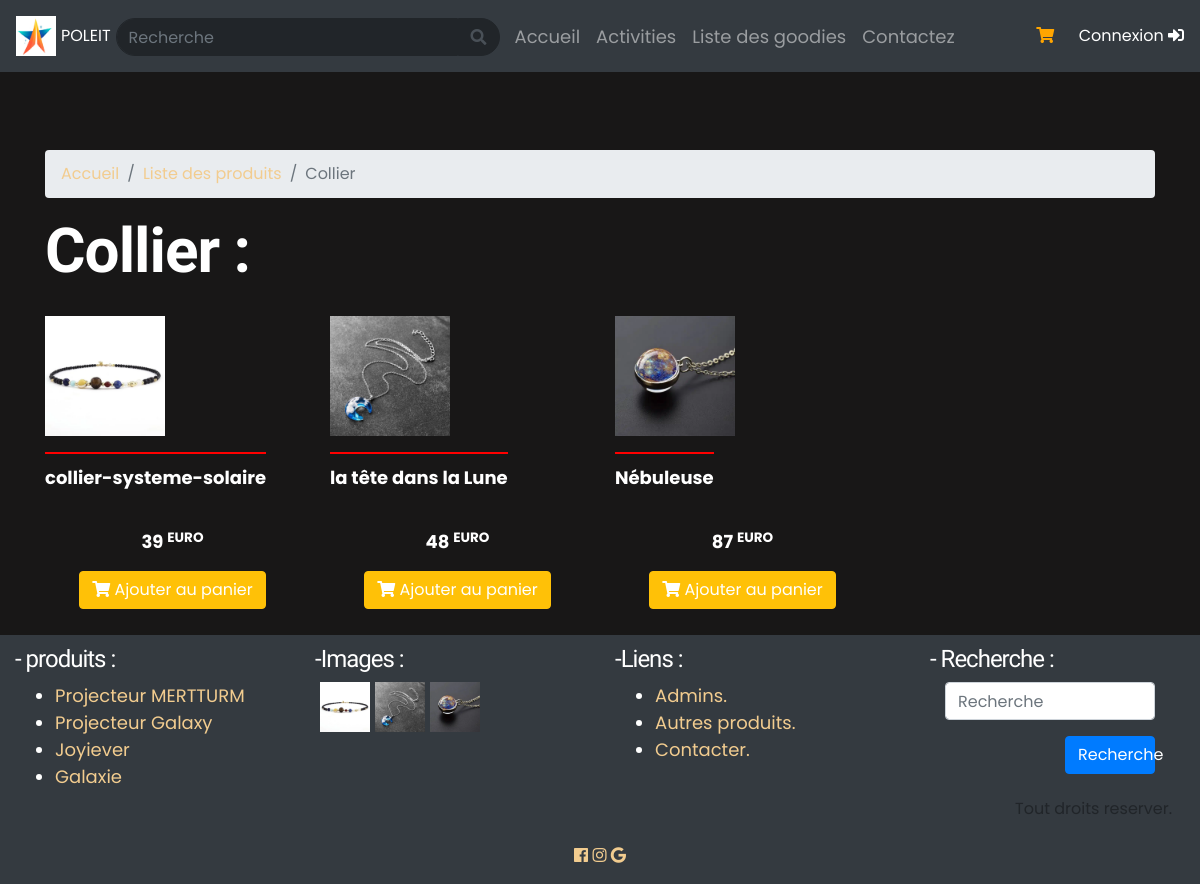
The page /Espace_membre/controleur/cat_controleur.php?cat=Collier on the database its author committed.
### tables this page shows
CREATE TABLE IF NOT EXISTS `produits` (
  `id` int NOT NULL AUTO_INCREMENT,
  `titre` varchar(255) NOT NULL,
  `p_ach` int NOT NULL,
  `dispo` varchar(11) NOT NULL,
  `stock` int NOT NULL,
  `cat` varchar(255) NOT NULL,
  `nb_v` int NOT NULL,
  `disc` text NOT NULL,
  `promo` int NOT NULL,
  `image` varchar(255) NOT NULL,
  PRIMARY KEY (`id`)
);

### Espace_membre/controleur/cat_controleur.php (called while the page is built, shortened)
<?php
    include('../../autre/bdd.php');
    include('../modele/accueil_modele.php');
    if(isset($_GET['cat'])){
        $nb =(int) ((nb_catproduit($_GET['cat'])/12));
        if(isset($_GET['page'])){
            $nP = $_GET['page'];
            if($nP<0){
                $nP = 0;
            }
            if($nP>$nb){
                $nP = $nb;
            }
            $page=$nP*12;
        }else{
            $page=0;
        }
        $produits=get_produits_cond($page,12,"cat",$_GET['cat']);
    }else{
        header('Location: listeProduit_controleur.php');
    }
    include('../vue/cat_vue.php');
?>

### Espace_membre/modele/accueil_modele.php (called while the page is built, shortened)
<?php
    function get_produits($d,$f){
        global $bdd;
        $rep = $bdd->query('SELECT * FROM produits ORDER BY id DESC LIMIT '.$d.','.$f);
        return $rep;
    }
    function get_produits_cond($d,$f,$cond,$val){
		global $bdd;
		$d= (int) $d;
		$rep = $bdd->query ('SELECT * FROM produits WHERE '.$cond.'="'.$val.'" ORDER BY titre LIMIT '.$d.','.$f);
		return $rep;
	}
?>

### Espace_membre/vue/cat_vue.php (the view, shortened to what this page needs)
<html>
<head>
    <link rel="stylesheet" href="../../css/bootstrap/dist/css/bootstrap.min.css" />
    <link rel="stylesheet" href="../../css/bootstrap/icone/css/all.css">
    <link href="../../css/style.css" rel="stylesheet" />
</head>
<body>
    <?php include("../autre/menu.php"); ?>
    <section class="container" id="princi">
        <article>
            <nav aria-label="breadcrumb">
                <ol class="breadcrumb">
                    <li class="breadcrumb-item"><a href="accueil_controleur.php">Accueil</a></li>
                    <li class="breadcrumb-item"><a href="listeProduit_controleur.php">Liste des produits</a></li>
                    <li class="breadcrumb-item active" aria-current="page"><?php echo $_GET['cat']; ?></li>
                </ol>
            </nav>
        </article>
        <article>
            <h1 style="color:white;"><?php echo $_GET['cat']; ?> :</h1>
            <div class="row">
                <?php
                    while($produit=$produits->fetch()){
                ?>
                <div class="col-sm-3" id="produits" style="margin-top:20px;">
                    <p id="img_Produit"><a href="Produit_controleur.php?produit=<?php echo $produit['id']; ?>"><img src="../../images/produits/<?php echo $produit['image']; ?>" width=120 /></a></p>
                    <a href="Produit_controleur.php?produit=<?php echo $produit['id']; ?>">
                        <p id="img_text" style="color:white;"><?php echo $produit['titre']; ?><br></p>
                    </a>
                    <p style="text-align:center; font-wight:bold;color:white;">
                        <strong>
                            <?php if($produit['promo']==0){ ?>
                            <?php echo $produit['p_ach']; ?> <sup>EURO</sup>
                            <?php }
                            ?>
                            <br>
                        </strong>
                    </p>
                    <p style="text-align:center;color:white;"><a class="btn btn-warning" href="panier_controleur.php?add=<?php echo $produit['id']; ?>" style="color:white"><i class="fas fa-shopping-cart"></i> Ajouter au panier</a>
                </div>
                <?php } ?>
            </div>
        </article>
    </section>
    <?php include('../autre/footer.php'); ?>
</body>
</html>

### Espace_membre/autre/menu.php (shortened to what this page needs)
<nav class="navbar navbar-expand-lg navbar-dark bg-dark fixed-top">
<img src="../../images/logo/logo.jpeg" width="40" height="40" class="d-inline-block align-top" alt="">
<span style="margin-left:5px; font: size 15px; color :white" > POLEIT</span>
        <link href="../css/bootstrap-icons.css" rel="stylesheet">
        <link href="../css/tooplate-kool-form-pack.css" rel="stylesheet">
        <br />
    <form class="form-inline my-2 my-lg-0" style="padding-top:10px;" method="get" action="recherche_controleur.php">
        <div class="input-group mb-2 mr-sm-2">
            <input type="search" class="form-control" placeholder="Recherche" id="recherche" name="rech">
            <div class="input-group-prepend">
                <button type="submit" class="input-group-text" id="logosearch"><i class="fas fa-search"></i></button>
            </div>
        </div>
    </form>
    <div class="collapse navbar-collapse" id="navbarSupportedContent">
        <ul class="navbar-nav mr-auto">
        <li class="nav-item ">
                <a class="nav-link" href="goodies_controller.php">Accueil </a>
            </li>
        <li class="nav-item ">
                <a class="nav-link" href="accueil_c.php">Activities </a>
            </li>
            <li class="nav-item">
                <a class="nav-link" href="listeProduit_controleur.php">Liste des goodies </a>
            </li>
            <li class="nav-item">
                <a class="nav-link" href="contactez_controleur.php">Contactez</a>
            </li>
        </ul>
        <div class="float-left">
            <a style="color:orange; margin-right:20px; text-align:center; text-decoration: none;" href="panier_controleur.php">
                <i class="fas fa-shopping-cart"></i>
            </a>
            <?php
                if(isset($_SESSION['id']) and isset($_SESSION['mail']) and isset($_SESSION['pass']) and !empty(verif2($_SESSION['id'],$_SESSION['mail'],$_SESSION['pass']))){
            ?>
            <a style="color:#fff;" href="profile_controleur.php">
                <i class="fas fa-user-circle" style="font-size:20px;"></i>
            </a>
            <?php } else{ ?>
            <a style="color:#fff;" href="connexion_controleur.php">Connexion <span class="fas fa-sign-in-alt"></span></a>
            <?php } ?>
        </div>
    </div>
</nav>

### Espace_membre/autre/footer.php (shortened to what this page needs)
<footer class="container-fluid" style="color:white; margin-bottom: 0px; margin-top: 10px; padding-top: 10px; background-color:#343a40;">
    <div class="row">
        <div class="col-sm-3">
            <h4>- produits :</h4>
            <?php
			$rep=get_produits(3,4);
            echo '<ul>';
			while($donnees=$rep->fetch()){
                echo '<li><a href="Produit_controleur.php?produit='.$donnees['id'].'">'.$donnees['titre'].'</a>';
            }
            echo '</ul>';
		?>
        </div>
        <div class="col-sm-3">
            <h4>-Images :</h4>
            <?php
		$rep=get_produits(0,3);
		while($donnees=$rep->fetch()){
			echo '<a href="../../images/produits/'.$donnees['image'].'"><img src="../../images/produits/'.$donnees['image'].'" width=50 Style="margin-left:5px;"/></a>';
		}
						 ?>
        </div>
        <div class="col-sm-3">
            <h4>-Liens :</h4>
            <ul>
                <li><a href='../../Espace_admin/controleur/connexion_controleur.php'>Admins.</a></li>
                <li><a href='listeProduit_controleur.php'>Autres produits.</a></li>
                <li><a href='contactez_controleur.php'>Contacter.</a></li>
            </ul>
        </div>
        <div class="col-sm-3">
            <form class="form-horizontal col-lg-12" method="get" action="Recherche_controleur.php">
                <h4>- Recherche :</h4>
                <div class="form-group">
                    <div class="col-lg-12">
                        <div class="form-group">
                            <input id="rech" name="rech" class="form-control" placeholder="Recherche" type='search'>
                        </div>
                    </div>
                    <div class="form-group">
                        <div class="col-lg-6 offset-lg-6">
                            <button id="connexion " name="connexion " class="btn btn-primary btn-block"><span class="glyphicon glyphicon-search"></span> Recherche </button>
                        </div>
                    </div>
                </div>
            </form>
            <p class="btn float-right">Tout droits reserver.</p>
        </div>
        <div class="col-sm-12 text-center">
                <a href="fb.com"><i class="fab fa-facebook"></i></a>
                <a href="insta.com"><i class="fab fa-instagram"></i></a>
                <a href="mailto:eniemsite@gmail.com"><i class="fab fa-google"></i></a>
        </div>
    </div>
</footer>

### css/style.css (style rules this page uses)
#princi { margin-top: 80px; }
#recherche { border-top-left-radius: 9999px; border-bottom-left-radius: 9999px; background-color: #212529; border-color: #212529; }
#logosearch { border-top-right-radius: 9999px; border-bottom-right-radius: 9999px; background-color: #212529; border-color: #212529; }
#img_text { text-align: center; border-top: 2px red solid; padding-top: 10px; height: 60px; color: black; font-weight: bold; }
@media screen and (max-width: 1280px) { #princi { margin-top: 150px; } }

### Espace_membre/css/tooplate-kool-form-pack.css (style rules this page uses)
:root { --body-bg-color: #181717; --white-color: #ffffff; --primary-color: #E07A5F; --secondary-color: #F2CC8F; --section-bg-color: #f0f8ff; --custom-btn-bg-color: #E07A5F; --custom-btn-bg-hover-color: #F2CC8F; --dark-color: #000000; --p-color: #ffffff; --link-hover-color: #F2CC8F; --body-font-family: 'Poppins', sans-serif; --heading-font-family: 'Unbounded', sans-serif; --h1-font-size: 62px; --h2-font-size: 36px; --h3-font-size: 28px; --h4-font-size: 24px; --h5-font-size: 22px; --h6-font-size: 20px; --p-font-size: 18px; --menu-font-size: 16px; --btn-font-size: 14px; --border-radius-large: 100px; --border-radius-medium: 20px; --border-radius-small: 10px; --font-weight-normal: 400; --font-weight-medium: 500; --font-weight-bold: 700; }
body { background-color: var(--body-bg-color); font-family: var(--body-font-family); }
h1, h2, h3, h4, h5, h6 { font-family: var(--heading-font-family); font-weight: var(--font-weight-medium); letter-spacing: -1px; }
h1 { font-size: var(--h1-font-size); font-weight: var(--font-weight-bold); }
h4 { font-size: var(--h4-font-size); }
p { color: var(--p-color); font-size: var(--p-font-size); font-weight: var(--font-weight-normal); }
ul li { color: var(--p-color); font-size: var(--p-font-size); font-weight: var(--font-weight-normal); }
a, button { touch-action: manipulation; transition: all 0.3s; }
a { display: inline-block; color: var(--secondary-color); text-decoration: none; }
b, strong { font-weight: var(--font-weight-bold); }

### rows shown on the page
produits: image (picture), titre "collier-systeme-solaire", p_ach "39"
produits: image (picture), titre "la tête dans la Lune", p_ach "48"
produits: image (picture), titre "Nébuleuse", p_ach "87"
produits: titre "Projecteur MERTTURM"
produits: titre "Projecteur Galaxy"
produits: titre "Joyiever"
produits: titre "Galaxie"

### other values the page prints
$_GET['cat'] "Collier"
